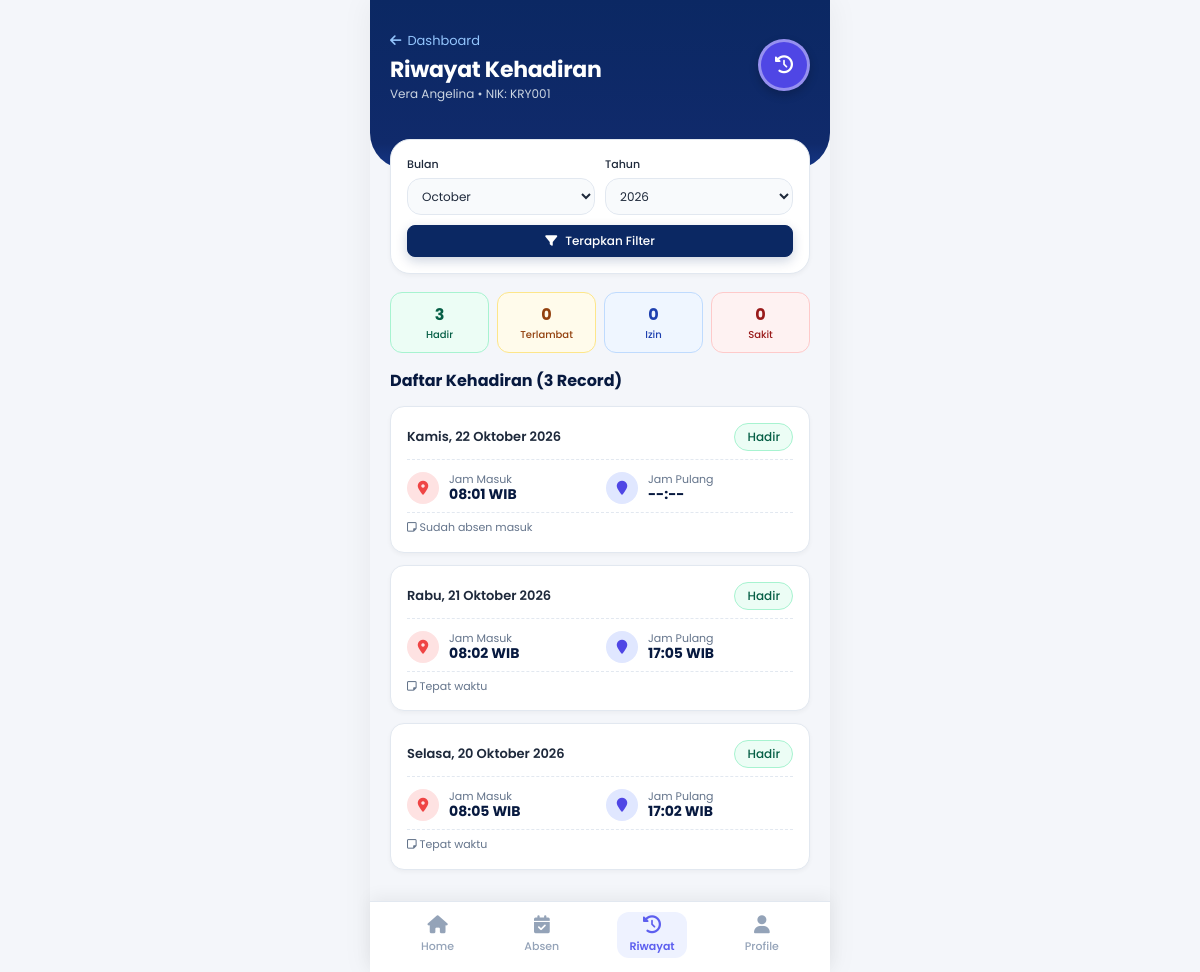
Page /absensi/riwayat.php (signed in) on the committed database.
### tables this page shows
CREATE TABLE IF NOT EXISTS `absensi` (
  `id` INT AUTO_INCREMENT PRIMARY KEY,
  `id_karyawan` INT NOT NULL,
  `tanggal` DATE NOT NULL,
  `jam_masuk` TIME DEFAULT NULL,
  `jam_pulang` TIME DEFAULT NULL,
  `status` ENUM('Hadir', 'Terlambat', 'Izin', 'Sakit', 'Alpha') NOT NULL DEFAULT 'Hadir',
  `keterangan` VARCHAR(255) DEFAULT NULL,
  `created_at` DATETIME DEFAULT CURRENT_TIMESTAMP,
  `updated_at` DATETIME DEFAULT CURRENT_TIMESTAMP ON UPDATE CURRENT_TIMESTAMP,
  UNIQUE KEY `unique_karyawan_tanggal` (`id_karyawan`, `tanggal`),
  INDEX `idx_absensi_tanggal` (`tanggal`),
  INDEX `idx_absensi_status` (`status`),
  CONSTRAINT `fk_absensi_karyawan` FOREIGN KEY (`id_karyawan`) REFERENCES `karyawan` (`id`) ON DELETE CASCADE ON UPDATE CASCADE
);

### config/config.php (called while the page is built, shortened)
<?php
function base_url($path = '') {
    $protocol = (!empty($_SERVER['HTTPS']) && $_SERVER['HTTPS'] !== 'off' || (isset($_SERVER['SERVER_PORT']) && $_SERVER['SERVER_PORT'] == 443)) ? "https://" : "http://";
    $host = $_SERVER['HTTP_HOST'] ?? 'localhost';
    $docRoot = isset($_SERVER['DOCUMENT_ROOT']) ? rtrim(str_replace('\\', '/', realpath($_SERVER['DOCUMENT_ROOT']) ?: $_SERVER['DOCUMENT_ROOT']), '/') : '';
    $appRoot = rtrim(str_replace('\\', '/', realpath(BASEPATH) ?: BASEPATH), '/');
    $subDir = '';
    if (!empty($docRoot) && str_starts_with($appRoot, $docRoot)) {
        $subDir = substr($appRoot, strlen($docRoot));
    } else {
        $subDir = '/karyawan';
    }
    $base = rtrim($protocol . $host . $subDir, '/');
    if (!empty($path)) {
        return $base . '/' . ltrim($path, '/');
    }
    return $base;
}
function h($str) {
    return htmlspecialchars((string)($str ?? ''), ENT_QUOTES, 'UTF-8');
}
function is_logged_in() {
    return isset($_SESSION['user_id']) && !empty($_SESSION['user_id']);
}
function current_user() {
    return [
        'id' => $_SESSION['user_id'],
        'nik' => $_SESSION['user_nik'] ?? '',
        'nama' => $_SESSION['user_nama'] ?? '',
        'jabatan' => $_SESSION['user_jabatan'] ?? '',
        'no_hp' => $_SESSION['user_no_hp'] ?? '',
        'email' => $_SESSION['user_email'] ?? '',
        'role' => $_SESSION['user_role'] ?? 'karyawan',
        'avatar' => $_SESSION['user_avatar'] ?? null,
    ];
}
function format_indo_date($dateStr) {
    $days = ['Minggu', 'Senin', 'Selasa', 'Rabu', 'Kamis', 'Jumat', 'Sabtu'];
    $months = [1 => 'Januari', 'Februari', 'Maret', 'April', 'Mei', 'Juni', 'Juli', 'Agustus', 'September', 'Oktober', 'November', 'Desember'];
    $time = strtotime($dateStr);
    $dayName = $days[date('w', $time)];
    $d = date('j', $time);
    $m = $months[(int)date('n', $time)];
    $y = date('Y', $time);
    return "$dayName, $d $m $y";
}

### absensi/riwayat.php (the view, shortened to what this page needs)
<?php
$user = current_user();
$db = getDB();
$filterBulan = $_GET['bulan'] ?? date('m');
$filterTahun = $_GET['tahun'] ?? date('Y');
$page = max(1, (int)($_GET['page'] ?? 1));
$limit = 10;
$offset = ($page - 1) * $limit;
$where = ["id_karyawan = :uid"];
$params = [':uid' => $user['id']];
if (!empty($filterBulan) && !empty($filterTahun)) {
    $where[] = "DATE_FORMAT(tanggal, '%Y-%m') = :bulan";
    $params[':bulan'] = "$filterTahun-$filterBulan";
}
$whereSql = implode(' AND ', $where);
$stmtTotal = $db->prepare("SELECT COUNT(*) FROM absensi WHERE $whereSql");
$stmtTotal->execute($params);
$totalRows = $stmtTotal->fetchColumn();
$stmtList = $db->prepare("SELECT * FROM absensi WHERE $whereSql ORDER BY tanggal DESC LIMIT $limit OFFSET $offset");
$stmtList->execute($params);
$riwayat = $stmtList->fetchAll();
$stmtSummary = $db->prepare("SELECT status, COUNT(*) as jml FROM absensi WHERE id_karyawan = :uid AND DATE_FORMAT(tanggal, '%Y-%m') = :bulan GROUP BY status");
$stmtSummary->execute([':uid' => $user['id'], ':bulan' => "$filterTahun-$filterBulan"]);
$summaryRaw = $stmtSummary->fetchAll();
$summary = ['Hadir' => 0, 'Terlambat' => 0, 'Izin' => 0, 'Sakit' => 0];
foreach ($summaryRaw as $row) {
    if (isset($summary[$row['status']])) {
        $summary[$row['status']] = (int)$row['jml'];
    }
}
require_once __DIR__ . '/../includes/header.php';
?>
<div class="mobile-app-container">
  <div class="mobile-header" style="padding-bottom: 50px;">
    <div class="mobile-header-top">
      <div>
        <a href="<?= base_url('karyawan/index.php') ?>" style="color: #93c5fd; font-size: 13px; display: inline-flex; align-items: center; gap: 6px; margin-bottom: 6px;">
          <i class="fa-solid fa-arrow-left"></i> Dashboard
        </a>
        <h2 class="mobile-user-name">Riwayat Kehadiran</h2>
        <div class="mobile-user-role"><?= h($user['nama']) ?> &bull; NIK: <?= h($user['nik']) ?></div>
      </div>
      <div class="mobile-user-avatar">
        <i class="fa-solid fa-clock-rotate-left"></i>
      </div>
    </div>
  </div>
  <div style="padding: 0 20px; margin-top: -30px; position: relative; z-index: 10;">
    <div class="card" style="margin-bottom: 18px;">
      <div class="card-body" style="padding: 16px;">
        <form method="GET" action="" style="display: grid; grid-template-columns: 1fr 1fr; gap: 10px;">
          <div>
            <label class="form-label" style="font-size: 11px;">Bulan</label>
            <select name="bulan" class="form-control" style="padding: 8px 10px; font-size: 12px;">
              <?php for ($m = 1; $m <= 12; $m++): $mPad = str_pad($m, 2, '0', STR_PAD_LEFT); ?>
                <option value="<?= $mPad ?>" <?= ($filterBulan == $mPad) ? 'selected' : '' ?>>
                  <?= date('F', mktime(0, 0, 0, $m, 1)) ?>
                </option>
              <?php endfor; ?>
            </select>
          </div>
          <div>
            <label class="form-label" style="font-size: 11px;">Tahun</label>
            <select name="tahun" class="form-control" style="padding: 8px 10px; font-size: 12px;">
              <?php for ($y = date('Y'); $y >= date('Y') - 3; $y--): ?>
                <option value="<?= $y ?>" <?= ($filterTahun == $y) ? 'selected' : '' ?>><?= $y ?></option>
              <?php endfor; ?>
            </select>
          </div>
          <div style="grid-column: span 2;">
            <button type="submit" class="btn btn-primary btn-block btn-sm">
              <i class="fa-solid fa-filter"></i> Terapkan Filter
            </button>
          </div>
        </form>
      </div>
    </div>
    <div style="display: grid; grid-template-columns: repeat(4, 1fr); gap: 8px; margin-bottom: 18px;">
      <div style="background:#ecfdf5; border:1px solid #a7f3d0; border-radius:12px; padding:10px 4px; text-align:center;">
        <div style="font-size: 16px; font-weight:700; color:#065f46;"><?= $summary['Hadir'] ?></div>
        <div style="font-size: 10px; color:#065f46; font-weight:500;">Hadir</div>
      </div>
      <div style="background:#fffbeb; border:1px solid #fde68a; border-radius:12px; padding:10px 4px; text-align:center;">
        <div style="font-size: 16px; font-weight:700; color:#92400e;"><?= $summary['Terlambat'] ?></div>
        <div style="font-size: 10px; color:#92400e; font-weight:500;">Terlambat</div>
      </div>
      <div style="background:#eff6ff; border:1px solid #bfdbfe; border-radius:12px; padding:10px 4px; text-align:center;">
        <div style="font-size: 16px; font-weight:700; color:#1e40af;"><?= $summary['Izin'] ?></div>
        <div style="font-size: 10px; color:#1e40af; font-weight:500;">Izin</div>
      </div>
      <div style="background:#fef2f2; border:1px solid #fecaca; border-radius:12px; padding:10px 4px; text-align:center;">
        <div style="font-size: 16px; font-weight:700; color:#991b1b;"><?= $summary['Sakit'] ?></div>
        <div style="font-size: 10px; color:#991b1b; font-weight:500;">Sakit</div>
      </div>
    </div>
    <div class="section-header">
      <h3 class="section-title">Daftar Kehadiran (<?= $totalRows ?> Record)</h3>
    </div>
    <?php if (empty($riwayat)): ?>
      <div class="attendance-card" style="text-align: center; color: var(--text-muted); padding: 30px 20px;">
        <i class="fa-solid fa-calendar-xmark" style="font-size: 32px; color: #cbd5e1; margin-bottom: 8px;"></i>
        <p>Tidak ada catatan absensi pada periode ini.</p>
      </div>
    <?php else: ?>
      <?php foreach ($riwayat as $item): ?>
        <div class="attendance-card">
          <div class="attendance-card-header">
            <span class="attendance-card-date"><?= format_indo_date($item['tanggal']) ?></span>
            <span class="badge <?= ($item['status'] === 'Hadir') ? 'badge-success' : (($item['status'] === 'Terlambat') ? 'badge-warning' : 'badge-danger') ?>">
              <?= h($item['status']) ?>
            </span>
          </div>
          <div class="attendance-card-body">
            <div class="time-slot">
              <div class="time-pin-icon">
                <i class="fa-solid fa-location-dot"></i>
              </div>
              <div class="time-slot-details">
                <div class="time-slot-label">Jam Masuk</div>
                <div class="time-slot-val"><?= !empty($item['jam_masuk']) ? substr($item['jam_masuk'], 0, 5) . ' WIB' : '--:--' ?></div>
              </div>
            </div>
            <div class="time-slot">
              <div class="time-pin-icon" style="background: #e0e7ff; color: #4f46e5;">
                <i class="fa-solid fa-location-pin"></i>
              </div>
              <div class="time-slot-details">
                <div class="time-slot-label">Jam Pulang</div>
                <div class="time-slot-val"><?= !empty($item['jam_pulang']) ? substr($item['jam_pulang'], 0, 5) . ' WIB' : '--:--' ?></div>
              </div>
            </div>
          </div>
          <?php if (!empty($item['keterangan'])): ?>
            <div style="font-size: 11px; color: var(--text-muted); margin-top: 8px; padding-top: 6px; border-top: 1px dashed var(--border-color);">
              <i class="fa-regular fa-note-sticky"></i> <?= h($item['keterangan']) ?>
            </div>
          <?php endif; ?>
        </div>
      <?php endforeach; ?>
    <?php endif; ?>
  </div>
  <nav class="bottom-navbar">
    <a href="<?= base_url('karyawan/index.php') ?>" class="bottom-nav-item">
      <i class="fa-solid fa-house"></i>
      <span>Home</span>
    </a>
    <a href="<?= base_url('absensi/index.php') ?>" class="bottom-nav-item">
      <i class="fa-solid fa-calendar-check"></i>
      <span>Absen</span>
    </a>
    <a href="<?= base_url('absensi/riwayat.php') ?>" class="bottom-nav-item active">
      <i class="fa-solid fa-clock-rotate-left"></i>
      <span>Riwayat</span>
    </a>
    <a href="<?= base_url('karyawan/profil.php') ?>" class="bottom-nav-item">
      <i class="fa-solid fa-user"></i>
      <span>Profile</span>
    </a>
  </nav>
</div>
</body>
</html>

### includes/header.php (shortened to what this page needs)
<?php
require_once __DIR__ . '/../config/config.php';
?>
<!DOCTYPE html>
<html lang="id">
<head>
  <link rel="stylesheet" href="https://cdnjs.cloudflare.com/ajax/libs/font-awesome/6.4.2/css/all.min.css">
  <link rel="stylesheet" href="<?= base_url('assets/css/style.css') ?>">
</head>
<body>

### rows in the picture
absensi: tanggal "Kamis, 22 Oktober 2026", status "Hadir", jam_masuk "08:01", keterangan "Sudah absen masuk"
absensi: tanggal "Rabu, 21 Oktober 2026", status "Hadir", jam_masuk "08:02", jam_pulang "17:05", keterangan "Tepat waktu"
absensi: tanggal "Selasa, 20 Oktober 2026", status "Hadir", jam_masuk "08:05", jam_pulang "17:02", keterangan "Tepat waktu"

### other values in the picture
$user['nama'] "Vera Angelina"
$user['nik'] "KRY001"
$summary['Hadir'] "3"
$summary['Terlambat'] "0"
$summary['Izin'] "0"
$summary['Sakit'] "0"
$totalRows "3"
form field bulan "October"
form field tahun "2026"
